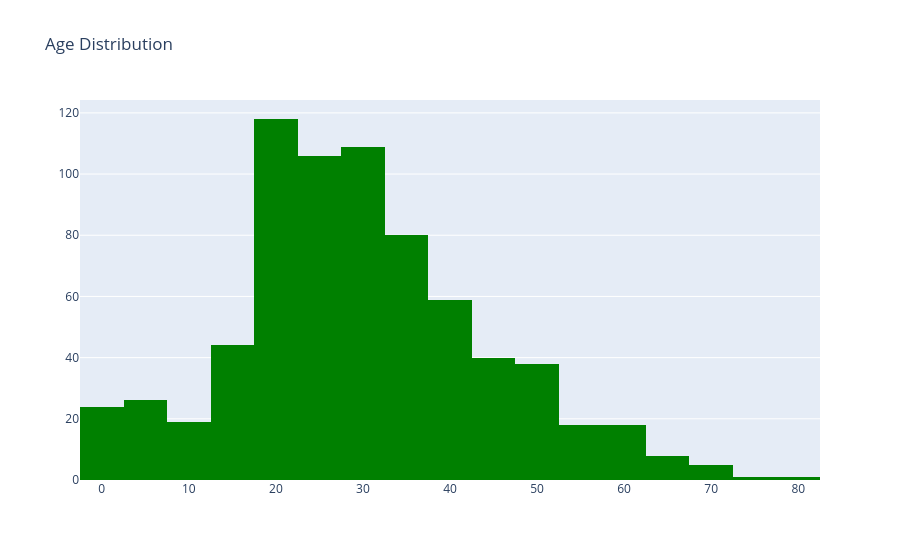

The notebook cell saved with this chart:
### Code cell
#lets visualize histogram
trace = go.Histogram(x = data['Age'],nbinsx=20,marker={'color':'green'})
#layout define for the graph 
layout = go.Layout(title="Age Distribution")
#we combine the trace with the layout to display the figure
fig = go.Figure(data=trace,layout = layout)
fig

### Figure 1 — Plotly figure (JSON) as saved in the notebook; plotly's stock layout.template omitted (floating-point values rounded to 4 significant figures; data arrays with more than 128 entries replaced by an {"elided": "..."} marker saying what was removed)
{"data": [{"marker": {"color": "green"}, "nbinsx": 20, "type": "histogram", "x": {"elided": "891 float values"}}], "layout": {"title": {"text": "Age Distribution"}}}
